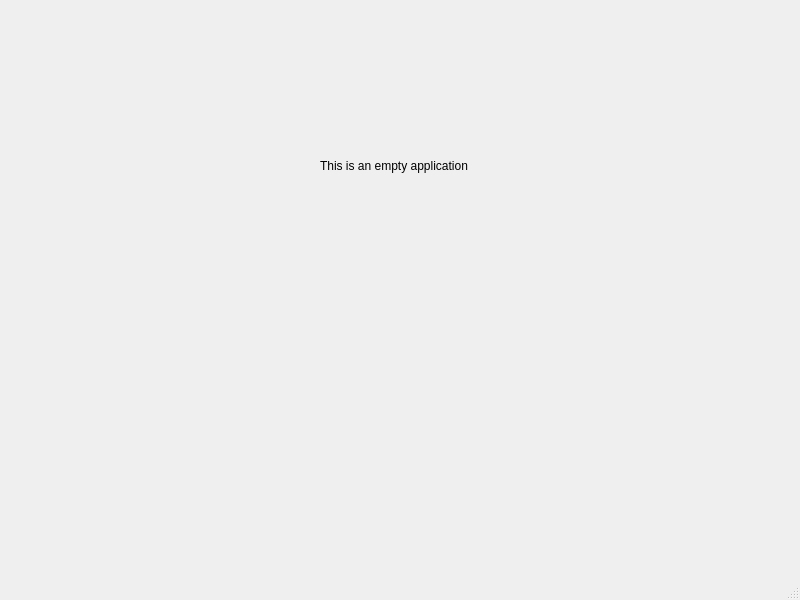
<?xml version="1.0" encoding="UTF-8"?>
<ui version="4.0">
 <class>MainWindow</class>
 <widget class="QMainWindow" name="MainWindow">
  <property name="geometry">
   <rect>
    <x>0</x>
    <y>0</y>
    <width>800</width>
    <height>600</height>
   </rect>
  </property>
  <property name="windowTitle">
   <string>MainWindow</string>
  </property>
  <widget class="QWidget" name="centralwidget">
   <widget class="QLabel" name="label">
    <property name="geometry">
     <rect>
      <x>320</x>
      <y>110</y>
      <width>181</width>
      <height>111</height>
     </rect>
    </property>
    <property name="text">
     <string>This is an empty application</string>
    </property>
   </widget>
  </widget>
  <widget class="QStatusBar" name="statusbar"/>
 </widget>
 <resources/>
 <connections/>
</ui>
